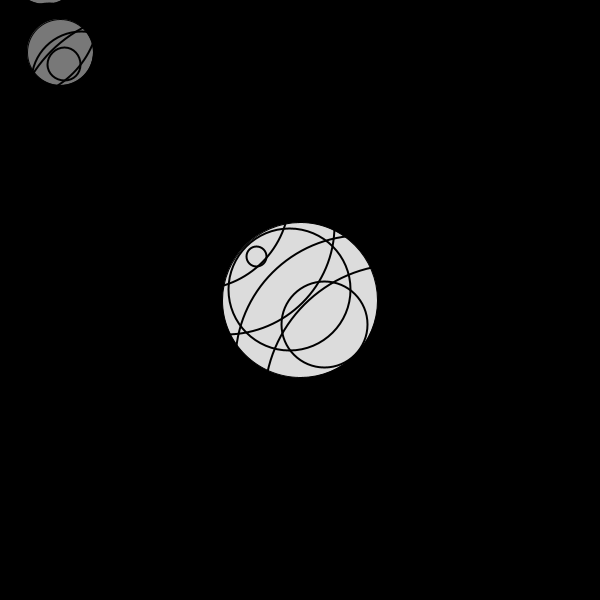
Frame 1 (no input)
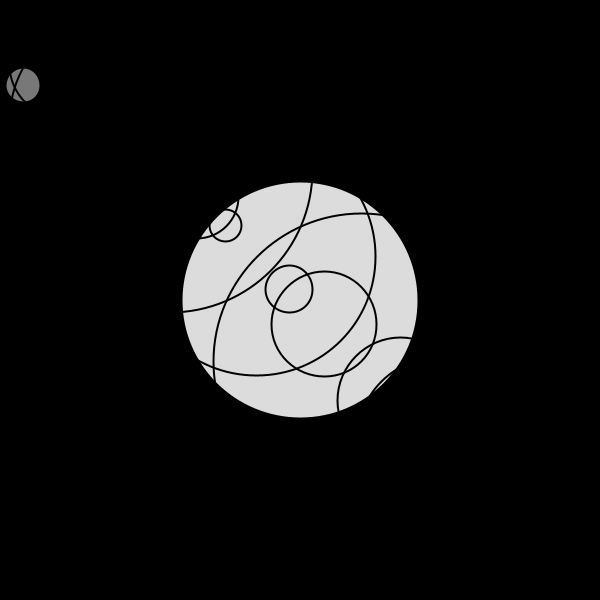
Frame 60 (the mouse pressed at the canvas centre just before this capture)
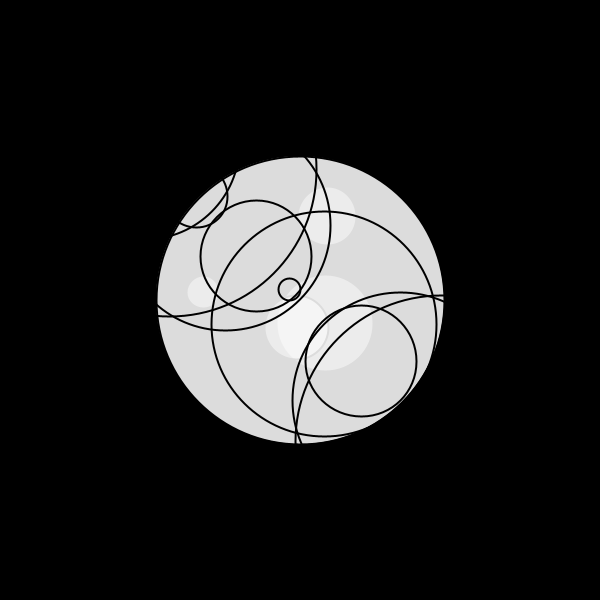
Frame 120 (the mouse held since frame 60 and released just before this capture)

The Processing sketch that drew these frames (run headless with seeded random() and noise(); from frame 60 on, the mouse is pressed at the canvas centre):

// Processing sketch: processing_105462
// ── processing_105462.pde

int sx;
int sy;

void setup () {
  size(600, 600);
  background(255);
}
void draw() {
  //  if (mousePressed == true) {
  smooth();
  for (int i = 0; i < 10; i++) {
    drawsquare(int(random(width/6)), int(random(height/6)), int(random(height/6)));
    drawsquare2(int(random(width/6)), int(random(height/6)), int(random(height/6)));
    drawsquare3(int(random(width/6)), int(random(height/6)), int(random(height/6)));
    drawsquare4(int(random(width/6)), int(random(height/6)), int(random(height/6)));
    drawsquare5(width/2, height/2, int(random(height/2)));
  }

  for (int i = 1; i < width; i++) {
    //xPosition, yPosition, and diameter all = i^2
    drawCircle(i*i, i*i, int(random(height/2)));
  }
}


void drawCircle(float circX, float circY, int diameter) {

  noFill();

 
  strokeWeight(2);
  ellipse(circX, circY, diameter, diameter);
}


void drawsquare5(int x, int y, int size) {

  fill(255, 220);

  ellipse(x, y, size, size);
}
void drawsquare(int x, int y, int size) {
  background(0);
  fill(255, 120);

  ellipse(mouseX - x, mouseY - y, size, size);
}

void drawsquare2(int x, int y, int size) {

  fill(255, 120);
  ellipse(mouseX + x, mouseY + y, size, size);
}

void drawsquare3(int x, int y, int size) {

  fill(255, 120);
  ellipse(mouseX + x, mouseY - y, size, size);
}

void drawsquare4(int x, int y, int size) {

  fill(255, 120);
  ellipse(mouseX - x, mouseY + y, size, size);
}
